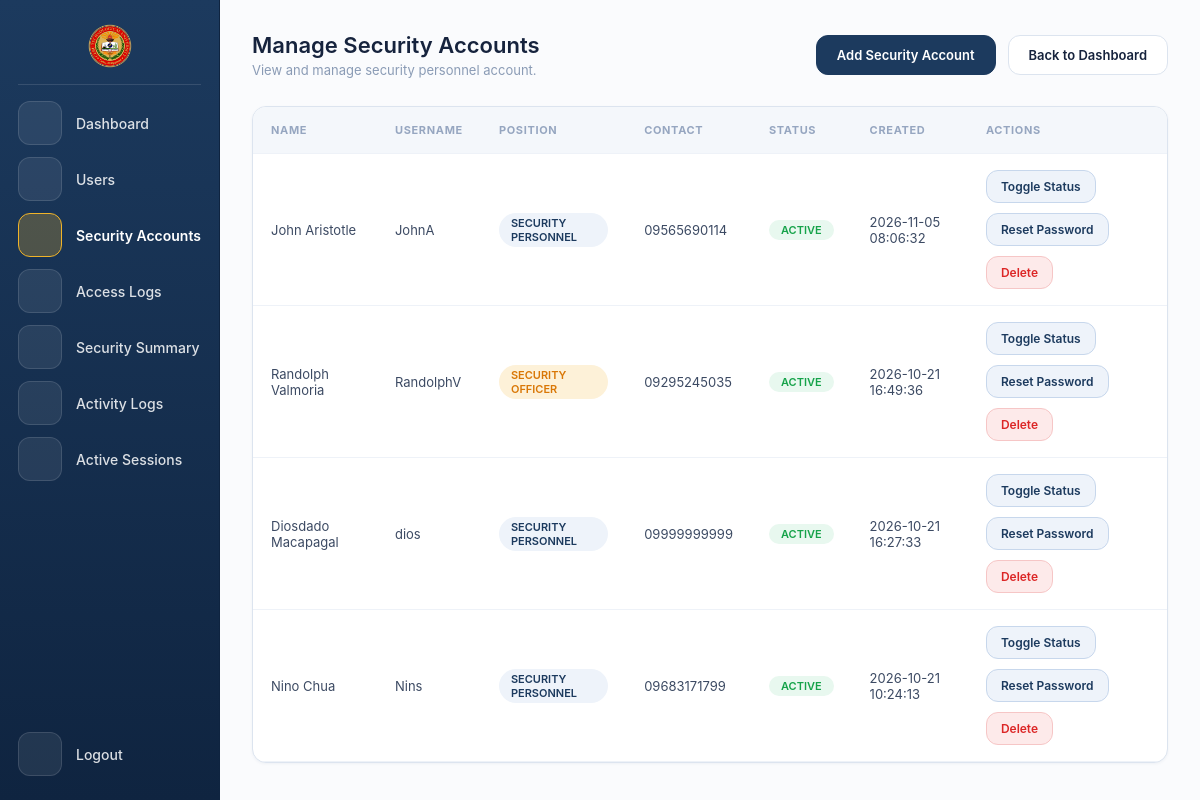
Screenshot of /test/officer_security.php (signed in) with the database file from the repository.
### tables this page shows
CREATE TABLE `security` (
  `id` int(11) NOT NULL,
  `first_name` varchar(50) NOT NULL,
  `last_name` varchar(50) NOT NULL,
  `username` varchar(50) DEFAULT NULL,
  `position` varchar(30) NOT NULL DEFAULT 'Security Personnel',
  `password` varchar(255) DEFAULT NULL,
  `contact_number` varchar(20) NOT NULL,
  `status` varchar(20) NOT NULL DEFAULT 'ACTIVE',
  `created_at` timestamp NOT NULL DEFAULT current_timestamp(),
  `must_change_password` tinyint(1) NOT NULL DEFAULT 0
);

### test/officer_security.php (the view, shortened to what this page needs)
<?php
include 'db.php';
$security = $conn->query("SELECT * FROM security ORDER BY created_at DESC");
function icon($name) {
  $paths = [
    'home'   => '<path d="M3 11l9-8 9 8"/><path d="M5 10v10h14V10"/>',
    'user'   => '<circle cx="12" cy="8" r="4"/><path d="M4 21c0-4.4 3.6-7 8-7s8 2.6 8 7"/>',
    'lock'   => '<rect x="5" y="11" width="14" height="10" rx="2"/><path d="M8 11V8a4 4 0 018 0v3"/>',
    'list'   => '<path d="M8 6h12M8 12h12M8 18h12M4 6h.01M4 12h.01M4 18h.01"/>',
    'chart'  => '<path d="M4 20V10M10 20V4M16 20v-7M22 20H2"/>',
    'logout' => '<path d="M9 21H5V3h4"/><path d="M16 17l5-5-5-5M21 12H9"/>',
  ];
  return '<svg viewBox="0 0 24 24" aria-hidden="true">' . $paths[$name] . '</svg>';
}
?>
<!DOCTYPE html>
<html lang="en">
<head>
</head>
<body>
<nav class="sidebar" aria-label="Main">
  <div class="logo"><img src="lego.png" alt="Lego"></div>
  <div class="sidebar-divider"></div>
  <a class="nav-item" href="officer_dashboard.php" data-tip="Dashboard" aria-label="Dashboard"><span class="nav-icon"><?= icon('home') ?></span><span class="nav-label">Dashboard</span></a>
  <a class="nav-item" href="officer_users.php" data-tip="Users" aria-label="Users"><span class="nav-icon"><?= icon('user') ?></span><span class="nav-label">Users</span></a>
  <a class="nav-item active" aria-current="page" href="officer_security.php" data-tip="Security Accounts" aria-label="Security Accounts"><span class="nav-icon"><?= icon('lock') ?></span><span class="nav-label">Security Accounts</span></a>
  <a class="nav-item" href="officer_logs.php" data-tip="Access Logs" aria-label="Access Logs"><span class="nav-icon"><?= icon('list') ?></span><span class="nav-label">Access Logs</span></a>
  <a class="nav-item" href="security_summary.php?from=officer" data-tip="Security Summary" aria-label="Security Summary"><span class="nav-icon"><?= icon('chart') ?></span><span class="nav-label">Security Summary</span></a>
  <a class="nav-item" href="authentication_logs.php?from=officer" data-tip="Activity Logs" aria-label="Activity Logs"><span class="nav-icon"><?= icon('list') ?></span><span class="nav-label">Activity Logs</span></a>
  <a class="nav-item" href="active_sessions.php?from=officer" data-tip="Active Sessions" aria-label="Active Sessions"><span class="nav-icon"><?= icon('user') ?></span><span class="nav-label">Active Sessions</span></a>
  <a class="nav-item logout-item" href="officer_logout.php" data-tip="Logout" aria-label="Logout"><span class="nav-icon"><?= icon('logout') ?></span><span class="nav-label">Logout</span></a>
</nav>
<main class="main">
  <div class="header">
    <div class="header-left">
      <h1>Manage Security Accounts</h1>
      <p>View and manage security personnel account.</p>
    </div>
    <div style="display:flex; gap:12px; flex-wrap:wrap;">
      <a href="officer_add_security.php" class="btn" style="background:var(--navy); border-color:var(--navy); color:#fff;">Add Security Account</a>
      <a href="officer_dashboard.php" class="btn">Back to Dashboard</a>
    </div>
  </div>
  <div class="container">
    <div class="table-scroll">
      <table>
        <tr>
          <th>Name</th>
          <th>Username</th>
          <th>Position</th>
          <th>Contact</th>
          <th>Status</th>
          <th>Created</th>
          <th>Actions</th>
        </tr>
        <?php if ($security->num_rows > 0): ?>
          <?php while ($row = $security->fetch_assoc()): ?>
          <?php $uname = htmlspecialchars($row['username'], ENT_QUOTES); ?>
          <tr>
            <td><?= htmlspecialchars($row['first_name'] . ' ' . $row['last_name']) ?></td>
            <td><?= htmlspecialchars($row['username']) ?></td>
            <td>
              <span class="badge <?= ($row['position'] ?? '') === 'Security Officer' ? 'badge-officer' : 'badge-personnel' ?>">
                <?= htmlspecialchars($row['position'] ?? 'Security Personnel') ?>
              </span>
            </td>
            <td><?= htmlspecialchars($row['contact_number']) ?></td>
            <td>
              <span class="badge badge-<?= htmlspecialchars(strtolower($row['status'])) ?>">
                <?= htmlspecialchars($row['status']) ?>
              </span>
            </td>
            <td><?= htmlspecialchars($row['created_at']) ?></td>
            <td>
              <div class="row-actions">
                <form method="POST">
                  <button type="submit" class="btn btn-sm btn-toggle">Toggle Status</button>
                </form>
                <form method="POST"
                      data-confirm
                      data-confirm-icon="key"
                      data-confirm-type="primary"
                      data-confirm-title="Reset password?"
                      data-confirm-text="A temporary password will be generated for <?= $uname ?>. They must change it at next login."
                      data-confirm-button="Reset Password">
                  <button type="submit" class="btn btn-sm btn-toggle">Reset Password</button>
                </form>
                <form method="POST"
                      data-confirm
                      data-confirm-icon="trash"
                      data-confirm-type="danger"
                      data-confirm-title="Delete account?"
                      data-confirm-text="<?= $uname ?> will be permanently removed. This cannot be undone."
                      data-confirm-button="Delete">
                  <button type="submit" class="btn btn-sm btn-delete">Delete</button>
                </form>
              </div>
            </td>
          </tr>
          <?php endwhile; ?>
        <?php else: ?>
          <tr><td colspan="7" class="empty">No security accounts found.</td></tr>
        <?php endif; ?>
      </table>
    </div>
  </div>
</main>
</body>
</html>

### test/officer_security.php (style rules this page uses)
* { box-sizing: border-box; margin: 0; padding: 0; }
:root { --ink: #16233d; --navy: #1c3a5e; --line: #dce4ef; --muted: #8a9bb5; --gold: #f0b429; --gold-soft: #fffdf5; --gold-glow: 0 8px 24px rgba(240,180,41,0.25); }
body { font-family: -apple-system, BlinkMacSystemFont, "Segoe UI", sans-serif; background: #fafbfd; min-height: 100vh; display: flex; color: var(--ink); }
svg { fill: none; stroke: currentColor; stroke-width: 1.8; stroke-linecap: round; stroke-linejoin: round; }
.sidebar { width: 220px; flex-shrink: 0; background: linear-gradient(180deg, #1c3a5e, #0f2440); border-right: 1px solid #0f2440; height: 100vh; position: sticky; top: 0; display: flex; flex-direction: column; align-items: stretch; padding: 24px 18px; gap: 12px; }
.sidebar .logo { display: flex; justify-content: center; }
.sidebar .logo img { width: 44px; height: 44px; border-radius: 12px; object-fit: cover; }
.sidebar-divider { width: 100%; height: 1px; background: rgba(255,255,255,0.12); margin: 4px 0; }
.sidebar .nav-item { display: flex; align-items: center; gap: 14px; width: 100%; color: #fff; text-decoration: none; font-size: 14px; font-weight: 500; white-space: nowrap; position: relative; }
.sidebar .nav-icon { width: 44px; height: 44px; border-radius: 12px; flex-shrink: 0; background: rgba(255,255,255,0.08); border: 1px solid rgba(255,255,255,0.12); display: flex; align-items: center; justify-content: center; transition: background .2s, border-color .2s, transform .2s; }
.sidebar .nav-icon svg { width: 20px; height: 20px; }
.sidebar .nav-label { color: rgba(255,255,255,0.85); overflow: hidden; text-overflow: ellipsis; }
.sidebar .nav-item.active .nav-icon { background: rgba(240,180,41,0.25); border-color: var(--gold); }
.sidebar .nav-item.active .nav-label { color: #fff; font-weight: 600; }
.sidebar .logout-item { margin-top: auto; }
.main { flex: 1; min-width: 0; padding: 32px; }
.header { display: flex; justify-content: space-between; align-items: center; gap: 16px; flex-wrap: wrap; margin-bottom: 28px; }
.header-left h1 { font-size: 22px; font-weight: 600; }
.header-left p { font-size: 13px; color: var(--muted); margin-top: 4px; }
.btn { display: inline-block; text-decoration: none; padding: 11px 20px; border-radius: 12px; border: 1px solid var(--line); background: #fff; color: var(--ink); font-size: 13px; font-weight: 600; font-family: inherit; cursor: pointer; transition: transform .15s, background .15s, border-color .15s, box-shadow .15s; }
.btn-sm { padding: 8px 14px; font-size: 12px; }
.container { background: #fff; border-radius: 14px; border: 1px solid var(--line); box-shadow: 0 1px 3px rgba(22,58,94,0.05); overflow: hidden; }
.table-scroll { overflow-x: auto; }
table { width: 100%; border-collapse: collapse; }
th { text-align: left; padding: 16px 18px; font-size: 11px; color: #96a6c0; text-transform: uppercase; letter-spacing: 0.06em; border-bottom: 1px solid #eef2f8; background: #f4f7fb; }
td { padding: 16px 18px; border-bottom: 1px solid #eef2f8; font-size: 13px; color: #3c4a63; vertical-align: middle; }
.badge { display: inline-block; padding: 3px 12px; border-radius: 20px; font-size: 11px; font-weight: 600; text-transform: uppercase; }
.badge-active { background: #e8f8ef; color: #16a34a; }
.badge-officer { background: #fdf1d8; color: #d97706; }
.badge-personnel { background: #eef3fa; color: var(--navy); }
.row-actions { display: flex; gap: 10px; flex-wrap: wrap; }
.row-actions form { display: inline; }
.btn-toggle { background: #eef3fa; color: var(--navy); border-color: #c7d7ec; }
.btn-delete { background: #fdeaea; color: #dc2626; border-color: #f6c6c6; }

### rows the page displays
security: first_name+last_name "John Aristotle", username "JohnA", position "SECURITY PERSONNEL", contact_number "09565690114", status "ACTIVE", created_at "2026-11-05 08:06:32"
security: first_name+last_name "Randolph Valmoria", username "RandolphV", position "SECURITY OFFICER", contact_number "09295245035", status "ACTIVE", created_at "2026-10-21 16:49:36"
security: first_name+last_name "Diosdado Macapagal", username "dios", position "SECURITY PERSONNEL", contact_number "09999999999", status "ACTIVE", created_at "2026-10-21 16:27:33"
security: first_name+last_name "Nino Chua", username "Nins", position "SECURITY PERSONNEL", contact_number "09683171799", status "ACTIVE", created_at "2026-10-21 10:24:13"
